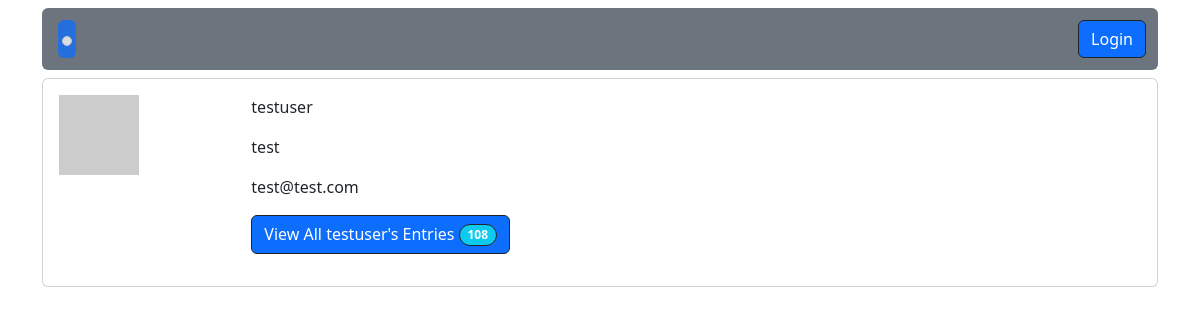
The page /accounts/profile/2/ on the database its author committed.
### accounts/models.py (models this page shows, shortened)
class CustomUser(AbstractUser):
    date_of_birth = models.DateField(
        null=True, blank=True, help_text="Enter your date of birth in MM/DD/YYYY format.")
    avatar = models.CharField(
        max_length=999, null=True, blank=True, help_text="Enter a url for your avatar image")

### accounts/views.py (the view, shortened to what this page needs)
# urls.py: path("profile/<int:pk>/", UserProfileView.as_view(), name="user_profile"),
class UserProfileView(DetailView):
    model = CustomUser
    template_name = "registration/user_profile.html"
    paginate_by = 10
    def get_context_data(self, **kwargs):
        context = super(UserProfileView, self).get_context_data(**kwargs)
        if self.request.user.is_authenticated:
            postlist = WeightEntry.objects.all().filter(
                user=self.kwargs["pk"]).order_by("-recorded", "-updated", "-created")
        else:
            postlist = WeightEntry.objects.all().order_by(
                "-recorded", "-updated", "-created")
        context["postlist"] = postlist
        context["form"] = WeightEntryForm(initial={'recorded': datetime.now()})
        return context

### fitness/templatetags/profile_pic.py (called while the page is built)
@register.simple_tag(takes_context=True)
def get_avatar_url(context, user=None, email=None, size=None, default="mp"):
    if not size:
        size = 25
    email = email or ""
    if not email and user and hasattr(user, "email"):
        email = user.email or ""
    return "https://www.gravatar.com/avatar/{hash}?s={size}&d={default}".format(
        hash=md5(email.encode("utf-8")).hexdigest(),
        size=size or "",
        default=default,
    )

### templates/registration/user_profile.html (shortened to what this page needs)
{% extends 'base.html' %}
{% load profile_pic %}
{% block content %}
<div class="card mb-2" >
    <div class="card-body">
        <div class="row gap-2 d-lg-flex">
            <div class="col-sm-2">
                <img src="{% get_avatar_url email=object.email size=150 %}" class="user-image" alt="..." >
            </div>
            <div class="col-sm-9">
                <p>{{ object.username }}</p>
                <p>{{ object.first_name}}</p>
                <p>{{ object.email}}</p>
                <p>
                    <a class="btn btn-primary border border-dark" href="{% url "user_entry_list" customuser.pk %}">
                        View All <span class="fw-medium">{{ object.username }}</span>'s Entries <span class="badge rounded-pill bg-info border border-dark ">{{postlist.count}}</span>
                    </a>
                </p>
            </div>
        </div>
    </div>
</div>
{% endblock content %}

### rows shown on the page
CustomUser: username "testuser", first_name "test", email "test@test.com"

### other values the page prints
{{ postlist.count }} "108"
